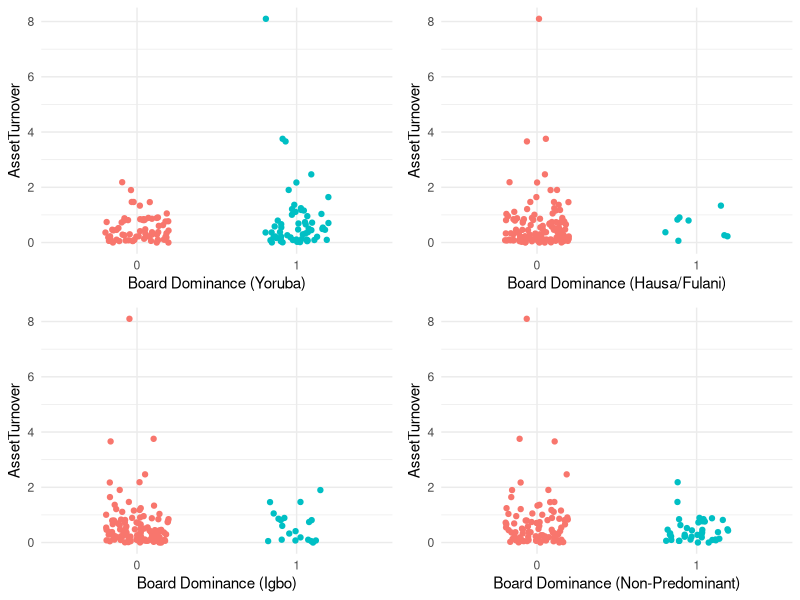
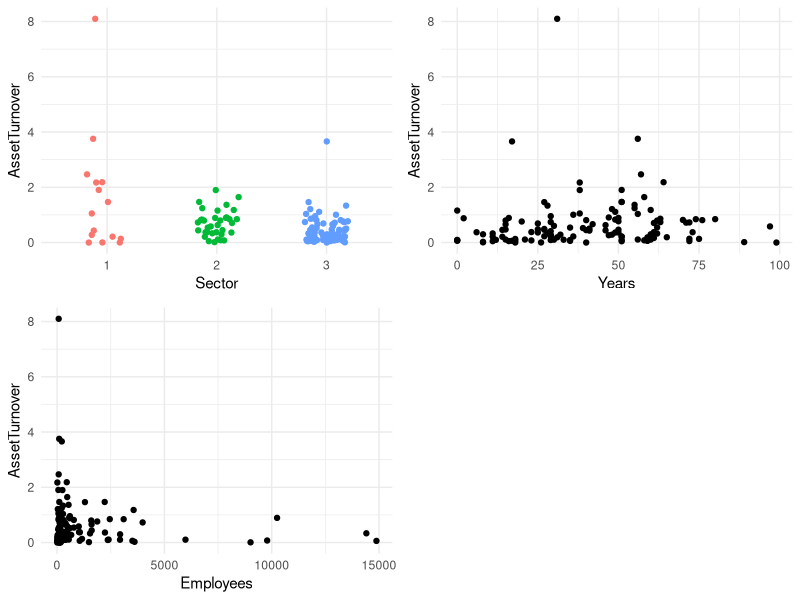
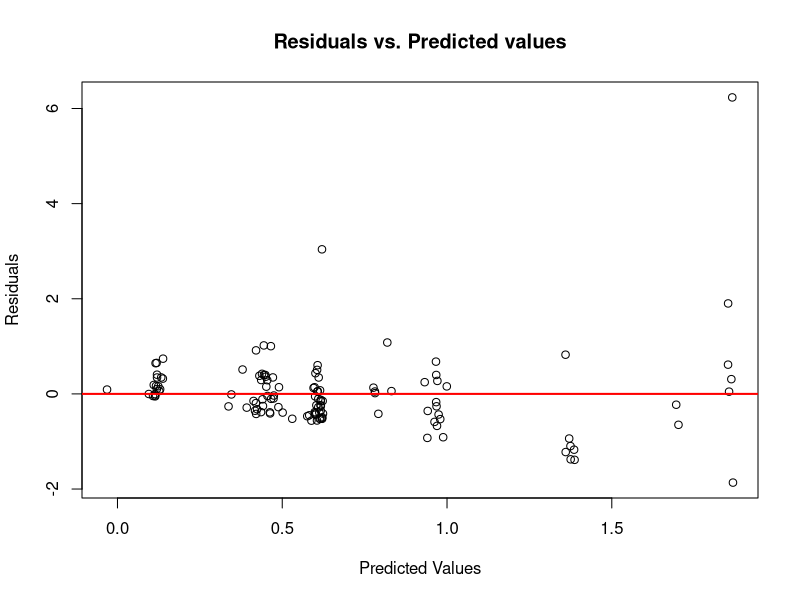
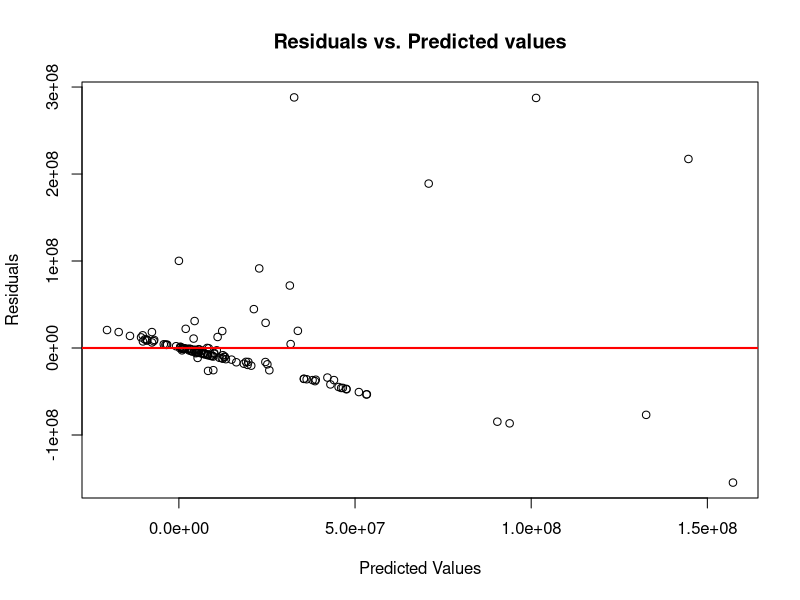
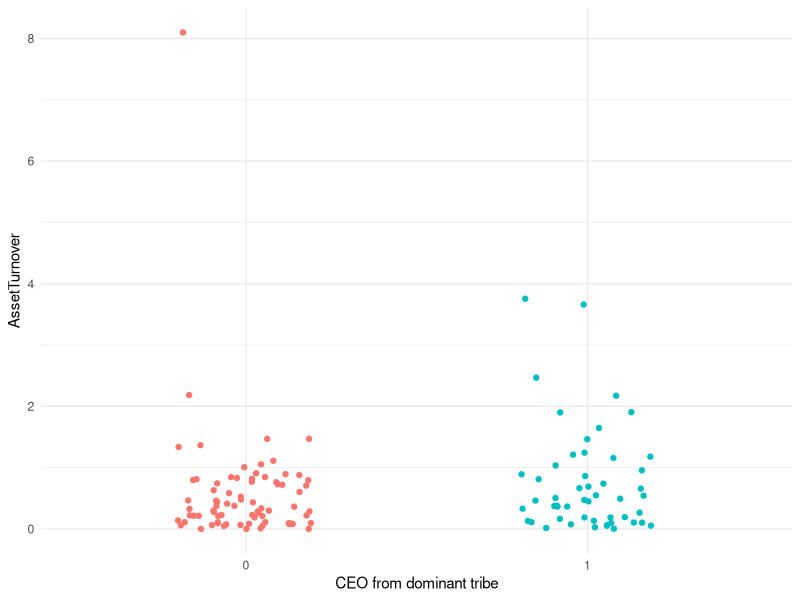

R code for these plots, in order:
## ---- chunk 1
# LOAD THE ORIGINAL DATASET
knitr::opts_chunk$set(echo = F)
library(tidyverse)
library(stats)
library(gridExtra)
companies <- readxl::read_xlsx("data_revised.xlsx", n_max = 129)
## ---- chunk 2
#--------------------------DATA TRANSFORMATION----------------------------------------------
# variable selection
companies_df <- companies %>%
  select(1:3, 10:13, 27:34, -(35:37),38, -39, -41, 40) %>%
  mutate(DummyNonPredominant = ifelse(is.na(DummyNonPredominant), 0, DummyNonPredominant)) #there is an NA for company102 which should be 0


#creating single variable to indicate which tribe has the highest proportion of board members
companies_df$dom_tribe_board <- as.factor(ifelse(companies_df$`DummyHausa/Fulani` == 1, "Hausa_Fulani", ifelse(companies_df$DummyIgbo == 1, "Igbo", ifelse(companies_df$DummyYoruba == 1, "Yoruba", ifelse(companies_df$DummyNonPredominant==1, "NonPredominant", NA)))))


companies_df <- companies_df %>% filter(!TotalCeos==0) #remove companies with no CEOS

#creating binary variable to indicate whether or not CEO belongs to dominant tribe
companies_df$ceo_tribe <- ifelse(companies_df$CeoH/companies_df$TotalCeos>0.5, "Hausa_Fulani", (ifelse(companies_df$CeoI/companies_df$TotalCeos>0.5, "Igbo", ifelse(companies_df$CeoY/companies_df$TotalCeos>0.5, "Yoruba", ifelse(companies_df$CeoM/companies_df$TotalCeos==1, "NonPredominant", ifelse(companies_df$CeoNN/companies_df$TotalCeos==1, "NonPredominant", "NonPredominant"))))))

companies_df$ceo_dom <- ifelse(companies_df$dom_tribe_board==companies_df$ceo_tribe, 1,0)

companies_df <- companies_df %>%
  mutate(ceo_dom = if_else(dom_tribe_board == "NonPredominant" & ceo_tribe == "NonPredominant", 0, ceo_dom))

## ---- chunk 3
companies_df$dom_tribe_board <- factor(companies_df$dom_tribe_board, levels = c("Hausa_Fulani", "Yoruba", "Igbo", "NonPredominant"))

hausa_fulani_v_NP <- c(1,0,0,0)
yoruba_v_NP <- c(0,1,0,0)
igbo_v_NP <- c(0,0,1,0)

contrasts(companies_df$dom_tribe_board) <- cbind(hausa_fulani_v_NP, yoruba_v_NP, igbo_v_NP)
## ---- chunk 4
model1 <- lm(AssetTurnover ~ dom_tribe_board + factor(Sector) + Years + Employees, data = companies_df)
model2 <- lm(Cash ~ dom_tribe_board + factor(Sector) + Years + Employees, data = companies_df)
## ---- chunk 5

plot1 <- ggplot(companies_df, aes(x = factor(DummyYoruba), y = AssetTurnover, color = factor(DummyYoruba))) +
  geom_jitter(width = 0.2, height = 0) +
  labs(x = "Board Dominance (Yoruba)", y = "AssetTurnover") +
  theme_minimal() + theme(legend.position = "none")

plot2 <- ggplot(companies_df, aes(x = factor(`DummyHausa/Fulani`), y = AssetTurnover, color = factor(`DummyHausa/Fulani`))) +
  geom_jitter(width = 0.2, height = 0) +
  labs(x = "Board Dominance (Hausa/Fulani)", y = "AssetTurnover") +
  theme_minimal() + theme(legend.position = "none")

plot3 <- ggplot(companies_df, aes(x = factor(DummyIgbo), y = AssetTurnover, color = factor(DummyIgbo))) +
  geom_jitter(width = 0.2, height = 0) +
  labs(x = "Board Dominance (Igbo)", y = "AssetTurnover") +
  theme_minimal() + theme(legend.position = "none")


plot4 <- ggplot(companies_df, aes(x = factor(DummyNonPredominant), y = AssetTurnover, color = factor(DummyNonPredominant))) +
  geom_jitter(width = 0.2, height = 0) +
  labs(x = "Board Dominance (Non-Predominant)", y = "AssetTurnover") +
  theme_minimal() + theme(legend.position = "none")

grid.arrange(plot1, plot2, plot3, plot4, nrow=2)
## ---- chunk 6
plot5 <- ggplot(companies_df, aes(x = factor(Sector), y = AssetTurnover, color = factor(Sector))) +
  geom_jitter(width = 0.2, height = 0) +
  labs(x = "Sector", y = "AssetTurnover") +
  theme_minimal() + theme(legend.position = "none")

plot6 <- ggplot(companies_df, aes(x = Years, y = AssetTurnover)) +
  geom_point() +
  labs(x = "Years", y = "AssetTurnover") +
  theme_minimal()


plot7 <- ggplot(companies_df, aes(x = Employees, y = AssetTurnover)) +
  geom_point() +
  labs(x = "Employees", y = "AssetTurnover") +
  theme_minimal()

grid.arrange(plot5, plot6, plot7, nrow = 2)
## ---- chunk 7
model1 <- lm(AssetTurnover ~ dom_tribe_board + factor(Sector) + Years + Employees, data = companies_df)
## ---- chunk 8
residuals1 <- residuals(model1)
predicted1 <- predict(model1)
plot(predicted1, residuals1, xlab = "Predicted Values", ylab = "Residuals", main = "Residuals vs. Predicted values")
abline(h = 0, col = "red", lwd = 2)
## ---- chunk 9
model2 <- lm(formula = Cash ~ dom_tribe_board + factor(Sector) + Years + Employees, data = companies_df)
## ---- chunk 10
residuals2 <- residuals(model2)
predicted2 <- predict(model2)
plot(predicted2, residuals2, xlab = "Predicted Values", ylab = "Residuals", main = "Residuals vs. Predicted values")
abline(h = 0, col = "red", lwd = 2)
## ---- chunk 11
table(companies_df$ceo_dom)
## ---- chunk 12
ggplot(companies_df, aes(x = factor(ceo_dom), y = AssetTurnover, color = factor(ceo_dom))) +
  geom_jitter(width = 0.2, height = 0) +
  labs(x = "CEO from dominant tribe", y = "AssetTurnover") +
  theme_minimal() + theme(legend.position = "none")
## ---- chunk 13
model3 <- lm(AssetTurnover ~ factor(ceo_dom) + factor(Sector) + Years + Employees, data = companies_df)

## ---- chunk 14
model4 <- lm(Cash ~ factor(ceo_dom) + factor(Sector) + Years + Employees, data = companies_df)
## ---- chunk 15
model5 <- lm(AssetTurnover ~ `DummyHausa/Fulani`*CeoH + DummyIgbo*CeoI + DummyYoruba*CeoY + factor(Sector) + Years + Employees, data = companies_df )
## ---- chunk 16
model6 <- lm(Cash ~ `DummyHausa/Fulani`*CeoH + DummyIgbo*CeoI + DummyYoruba*CeoY + factor(Sector) + Years + Employees, data = companies_df )
## ---- chunk 17
summary(model1)
## ---- chunk 18
summary(model2)
## ---- chunk 19
summary(model3)
## ---- chunk 20
summary(model4)
## ---- chunk 21
summary(model5)
## ---- chunk 22
summary(model6)
